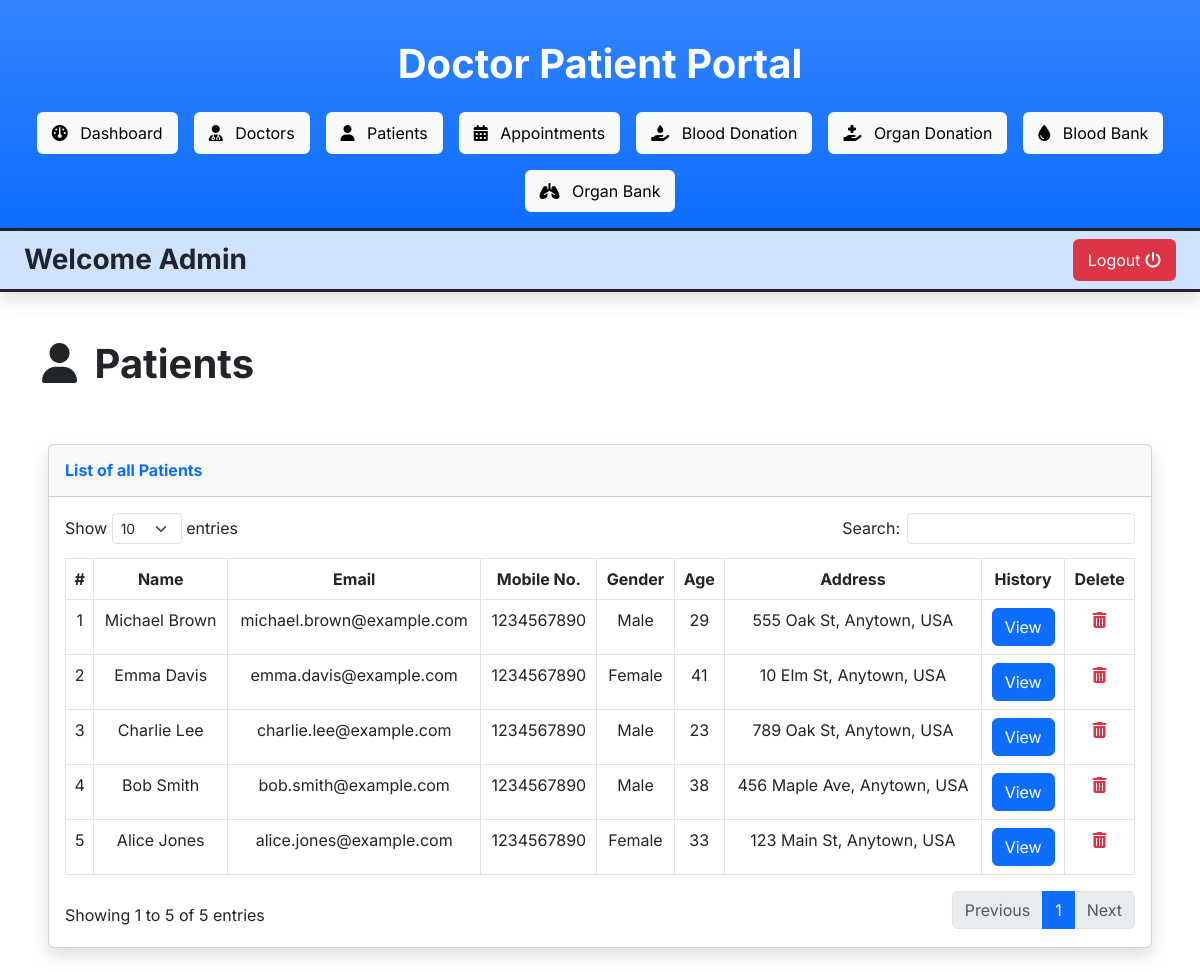
The app's page /admin/patients.php (signed in), older data.
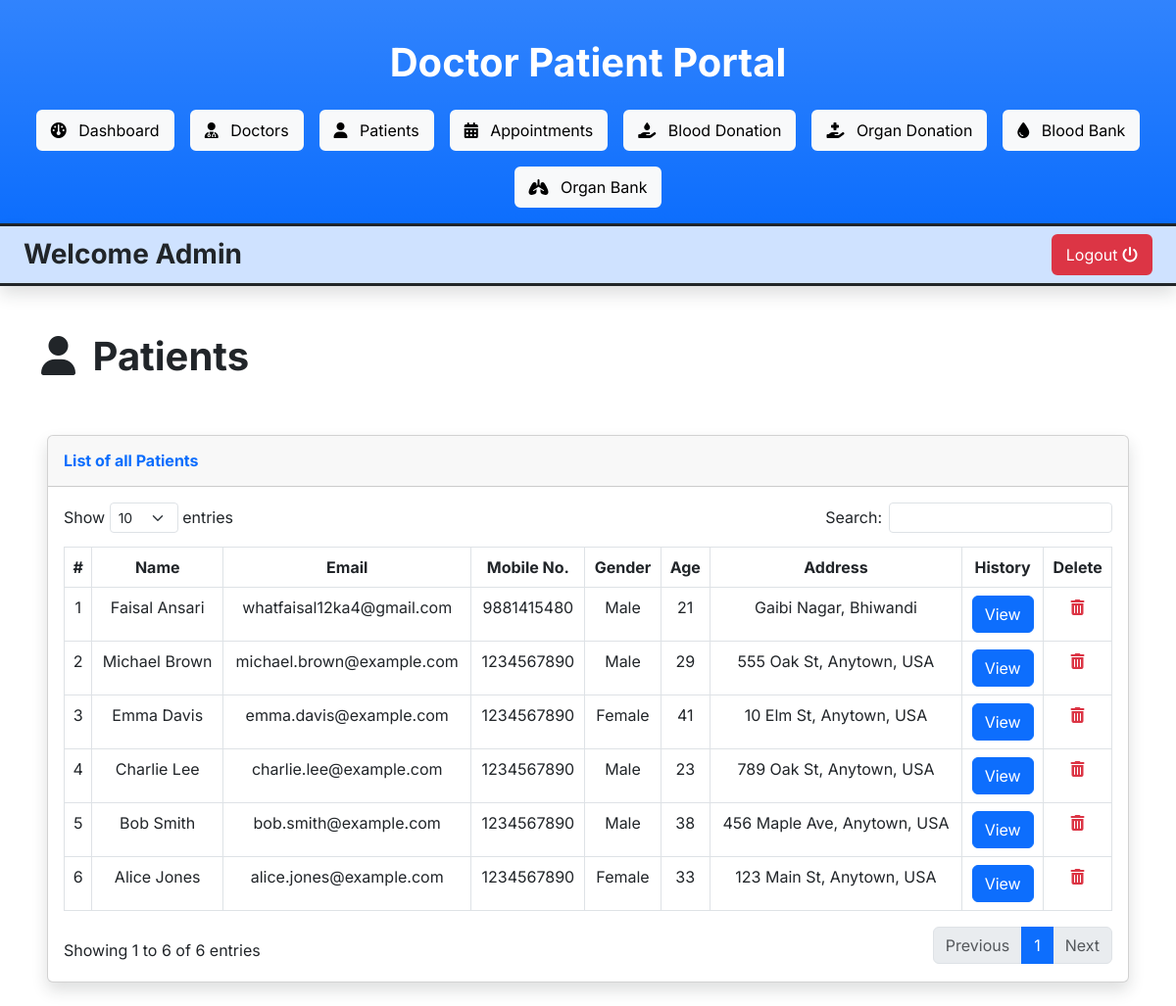
The same page, newer data.
### tables this page shows
CREATE TABLE `patients` (
  `patient_id` int(11) NOT NULL,
  `first_name` varchar(255) NOT NULL,
  `last_name` varchar(255) NOT NULL,
  `email` varchar(255) NOT NULL,
  `password` varchar(255) NOT NULL,
  `dob` date NOT NULL,
  `gender` varchar(255) NOT NULL,
  `phone` varchar(255) NOT NULL,
  `address` varchar(255) NOT NULL,
  `dt` datetime NOT NULL DEFAULT current_timestamp()
);

### admin/patients.php (the view, shortened to what the changed rows need)
<?php include("includes/header.php") ?>
<div class="container my-5 d-flex justify-content-between align-items-center">
    <h1><i class="fa-solid fa-user me-2"></i> Patients</h1>
</div>
<div class="card shadow mb-4 mx-5">
    <div class="card-body">
        <div class="table-responsive">
            <table class="table table-bordered w-100 py-2 text-center" id="patientTable">
                <thead>
                    <tr>
                        <th>#</th>
                        <th>Name</th>
                        <th>Email</th>
                        <th>Mobile No.</th>
                        <th>Gender</th>
                        <th>Age</th>
                        <th>Address</th>
                        <th>History</th>
                        <th>Delete</th>
                    </tr>
                </thead>
                <tbody>
                    <?php
                    $i = 1;
                    $query = mysqli_query($con, "SELECT * FROM patients ORDER BY patient_id DESC");
                    while ($row = mysqli_fetch_assoc($query)) {
                        $patient_id = $row["patient_id"];
                        $dob = $row["dob"];
                        $age = (date("Y") - date("Y", strtotime($dob)));
                    ?>
                        <tr>
                            <td><?php echo $i ?></td>
                            <td class="text-nowrap"><?php echo $row["first_name"] . " " . $row["last_name"] ?></td>
                            <td><?php echo $row["email"] ?></td>
                            <td><?php echo $row["phone"] ?></td>
                            <td class="text-capitalize"><?php echo $row["gender"] ?></td>
                            <td><?php echo $age ?></td>
                            <td><?php echo $row["address"] ?></td>
                            <td><button type="button" class="btn btn-primary" data-bs-toggle="modal" data-bs-target="#medicalHistory<?php echo $row['patient_id'] ?>">
                                    View
                                </button>
                                                <?php
                                                $j = 1;
                                                $medical_history = mysqli_query($con, "SELECT * FROM medical_history WHERE patient_id  = $patient_id ORDER BY diagnosis_date DESC");
                                                $count = mysqli_num_rows($medical_history);
                                                if ($count > 0) {
                                                    while ($row = mysqli_fetch_assoc($medical_history)) {
                                                ?>
                                                        <table class="table table-bordered text-start mb-4">
                                                            <tr class="bg-light">
                                                                <th colspan="2"><i class="fa-solid fa-calendar-days me-2"></i> <?php echo  date("d-m-Y", strtotime($row["diagnosis_date"])) ?></th>
                                                            </tr>
                                                            <tr>
                                                                <td>Medical Condition</td>
                                                                <td><?php echo $row["medical_condition"] ?></td>
                                                            </tr>
                                                            <tr>
                                                                <td>Treatment</td>
                                                                <td><?php echo $row["treatment"] ?></td>
                                                            </tr>
                                                            <tr>
                                                                <td>Medication</td>
                                                                <td><?php echo $row["medication"] ?></td>
                                                            </tr>
                                                            <tr>
                                                                <td>Notes</td>
                                                                <td><?php echo $row["notes"] ?></td>
                                                            </tr>
                                                        </table>
                                                <?php
                                                        $j++;
                                                    }
                                                } else {
                                                    echo "<h4 class='my-3 text-black-50'>No Previous Medical History</h4>";
                                                }
                                                ?>
                            </td>
                            <td>
                                <a href="#deletePatient<?php echo $row['patient_id'] ?>" data-bs-toggle="modal"><i class="fa-solid fa-trash-can text-danger"></i></a>
                            </td>
                        </tr>
                    <?php
                        $i++;
                    }
                    ?>
                </tbody>
            </table>
        </div>
    </div>
</div>
<?php include("includes/footer.php") ?>

Row changes from the older to the newer data that the page shows:
added patients: first_name "Faisal", last_name "Ansari", email "whatfaisal12ka4@gmail.com", phone "9881415480", gender "Male", dob "21", address "Gaibi Nagar, Bhiwandi"
Text that changed along with them:
text written by a page script: "Show entries Search: Showing 1 to 5 of 5 entries Previous 1 Next" → "Show entries Search: Showing 1 to 6 of 6 entries Previous 1 Next"
